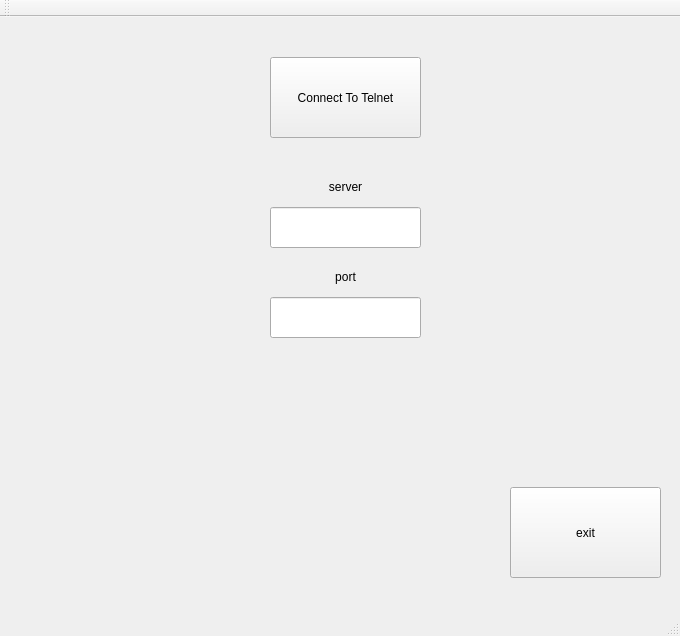
<?xml version="1.0" encoding="UTF-8"?>
<ui version="4.0">
 <class>MainWindow</class>
 <widget class="QMainWindow" name="MainWindow">
  <property name="geometry">
   <rect>
    <x>0</x>
    <y>0</y>
    <width>680</width>
    <height>636</height>
   </rect>
  </property>
  <property name="windowTitle">
   <string>MainWindow</string>
  </property>
  <widget class="QWidget" name="centralWidget">
   <widget class="QPushButton" name="pushButton_exit">
    <property name="geometry">
     <rect>
      <x>510</x>
      <y>470</y>
      <width>151</width>
      <height>91</height>
     </rect>
    </property>
    <property name="text">
     <string>exit</string>
    </property>
   </widget>
   <widget class="QPushButton" name="pushButton_connect_to_telnet">
    <property name="geometry">
     <rect>
      <x>270</x>
      <y>40</y>
      <width>151</width>
      <height>81</height>
     </rect>
    </property>
    <property name="text">
     <string>Connect To Telnet</string>
    </property>
   </widget>
   <widget class="QLineEdit" name="lineEdit_ip">
    <property name="geometry">
     <rect>
      <x>270</x>
      <y>190</y>
      <width>151</width>
      <height>41</height>
     </rect>
    </property>
   </widget>
   <widget class="QLabel" name="label_server">
    <property name="geometry">
     <rect>
      <x>280</x>
      <y>160</y>
      <width>131</width>
      <height>20</height>
     </rect>
    </property>
    <property name="text">
     <string>server</string>
    </property>
    <property name="alignment">
     <set>Qt::AlignCenter</set>
    </property>
   </widget>
   <widget class="QLineEdit" name="lineEdit_port">
    <property name="geometry">
     <rect>
      <x>270</x>
      <y>280</y>
      <width>151</width>
      <height>41</height>
     </rect>
    </property>
    <property name="text">
     <string/>
    </property>
    <property name="alignment">
     <set>Qt::AlignCenter</set>
    </property>
   </widget>
   <widget class="QLabel" name="label_port">
    <property name="geometry">
     <rect>
      <x>280</x>
      <y>250</y>
      <width>131</width>
      <height>20</height>
     </rect>
    </property>
    <property name="text">
     <string>port</string>
    </property>
    <property name="alignment">
     <set>Qt::AlignCenter</set>
    </property>
   </widget>
  </widget>
  <widget class="QMenuBar" name="menuBar">
   <property name="geometry">
    <rect>
     <x>0</x>
     <y>0</y>
     <width>680</width>
     <height>22</height>
    </rect>
   </property>
  </widget>
  <widget class="QToolBar" name="mainToolBar">
   <attribute name="toolBarArea">
    <enum>TopToolBarArea</enum>
   </attribute>
   <attribute name="toolBarBreak">
    <bool>false</bool>
   </attribute>
  </widget>
  <widget class="QStatusBar" name="statusBar"/>
 </widget>
 <layoutdefault spacing="6" margin="11"/>
 <resources/>
 <connections/>
</ui>
